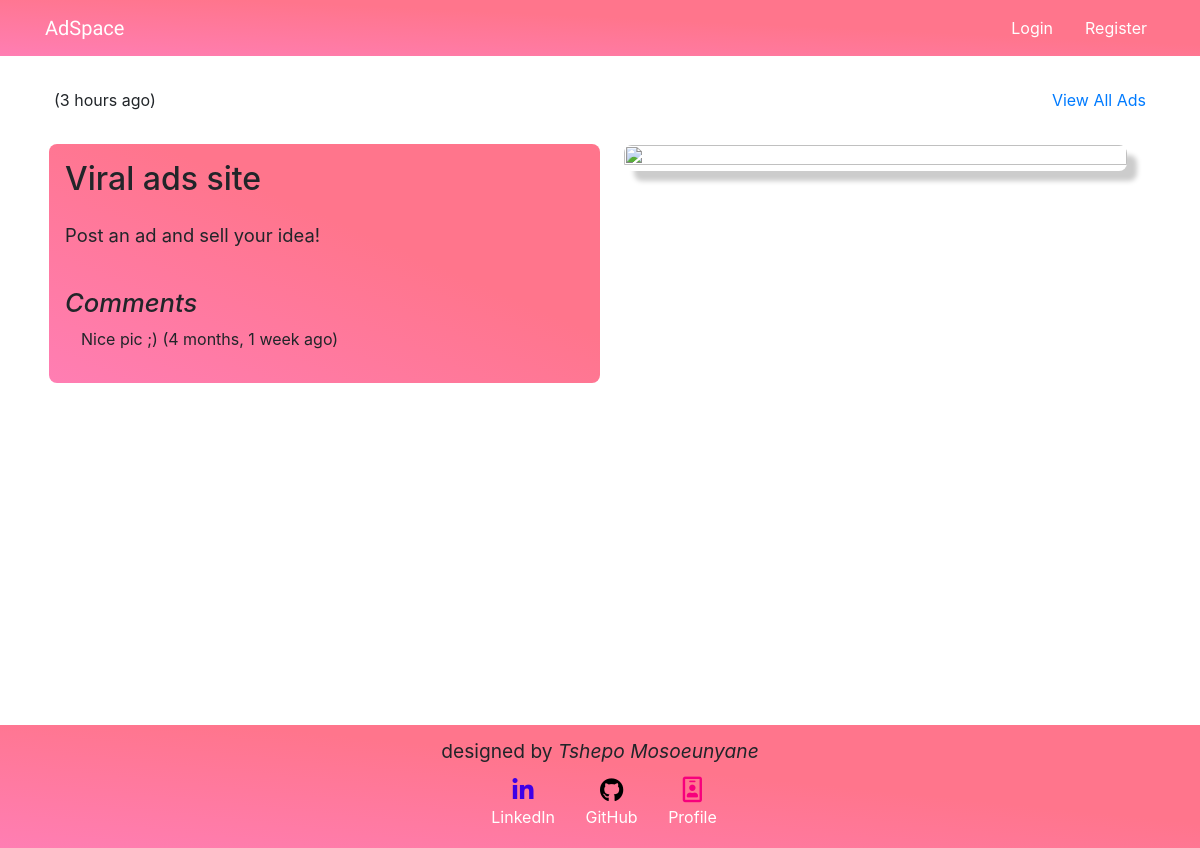
Page /ad/1 on the committed database.
### ads/models.py (models this page shows, shortened)
class Ad(models.Model) :
    title = models.CharField(
            max_length=200,
            validators=[MinLengthValidator(2, "Title must be greater than 2 characters")]
    )
    price = models.DecimalField(max_digits=7, decimal_places=2, null=True)
    text = models.TextField()
    owner = models.ForeignKey(settings.AUTH_USER_MODEL, on_delete=models.CASCADE)
    favorites = models.ManyToManyField(settings.AUTH_USER_MODEL,
        through='Fav', related_name='favorite_ads')
    created_at = models.DateTimeField(auto_now_add=True)
    updated_at = models.DateTimeField(auto_now=True)
    picture = models.BinaryField(null=True, editable=True)
    content_type = models.CharField(max_length=256, null=True, help_text='The MIMEType of the file')

class Comment(models.Model) :
    text = models.TextField(
        validators=[MinLengthValidator(3, "Comment must be greater than 3 characters")]
    )
    ad = models.ForeignKey(Ad, on_delete=models.CASCADE)
    owner = models.ForeignKey(settings.AUTH_USER_MODEL, on_delete=models.CASCADE)
    created_at = models.DateTimeField(auto_now_add=True)
    updated_at = models.DateTimeField(auto_now=True)

### ads/views.py (the view)
# urls.py: path('ad/<int:pk>', views.AdDetailView.as_view(), name='ad_detail'),
class AdDetailView(OwnerDetailView):
    model = Ad
    template_name = "ads/ad_detail.html"
    def get(self, request, pk) :
        ad = Ad.objects.get(id=pk)
        comments = Comment.objects.filter(ad=ad).order_by('-updated_at')
        comment_form = CommentForm()
        context = { 'ad' : ad, 'comments': comments, 'comment_form': comment_form }
        return render(request, self.template_name, context)

### home/context_processors.py (called while the page is built)
def settings(request):
    return {
        'settings': django_settings,
    }

### ads/templates/ads/ad_detail.html (shortened to what this page needs)
{% extends "base_menu.html" %}
{% load humanize %}
{% block content %}
  <div class="container mt-5 pt-4">
    <div class="row my-1 my-md-3 px-4">
      <p style="margin-bottom: 1em; text-align: end;">
        ({{ ad.updated_at|naturaltime }})
      </p>
      <p class="ml-auto">
        <a href="{% url 'ads:all' %}">View All Ads</a>
      </p>
    </div>
    <div class="row align-items-start mx-1">
      <div class="col-12 col-md-6 mb-4 px-0 px-md-4 order-md-1">
        {% if ad.content_type %}
          <img src="{% url 'ads:ad_picture' ad.id %}" class="ad-details-img">
        {% endif %}
      </div>
      <div class="ad-details col-12 col-md-6 order-md-0">
        <h1 style="margin-bottom: 0.75em;">{{ ad.title }}</h1>
        <p style="font-size: 1.15em;">
          {{ ad.text }}
        </p>
        {% if user.is_authenticated %}
            {% load crispy_forms_tags %}
        {% endif %}
        {% if comments %}
          <h2 style="margin-top: 1.5em; font-size: 1.6em; font-style: italic;">Comments</h2>
        {% endif %}
        {% for comment in comments %}
          <p style="margin-left: 1em;">
            {{ comment.text }}
            ({{ comment.updated_at|naturaltime }})
          </p>
        {% endfor %}
      </div>
    </div>
  </div>
{% endblock %}

### home/static/css/styles.css (style rules this page uses)
:root { --passionate-bed-gradient: linear-gradient(to bottom left, #ff758c 40%, #ff7eb3 100%); }
html { height: 100%; }
body { position: relative; min-height: 100%; padding-bottom: 9rem; }
.ad-details { padding: 1em; border-radius: 0.5em; background: var(--passionate-bed-gradient); }
.ad-details h1 { font-size: 2em; }
.ad-details p { font-size: 1em; }
.ad-details-img { height: 100%; width: 100%; border-radius: 0.5em; box-shadow: 10px 10px 5px #ccc; }

### rows in the picture
Ad: updated_at "3 hours ago", title "Viral ads site", text "Post an ad and sell your idea!"
Comment: text "Nice pic ;)", updated_at "4 months, 1 week ago"

### other values in the picture
{{ settings.APP_NAME }} "AdSpace"
